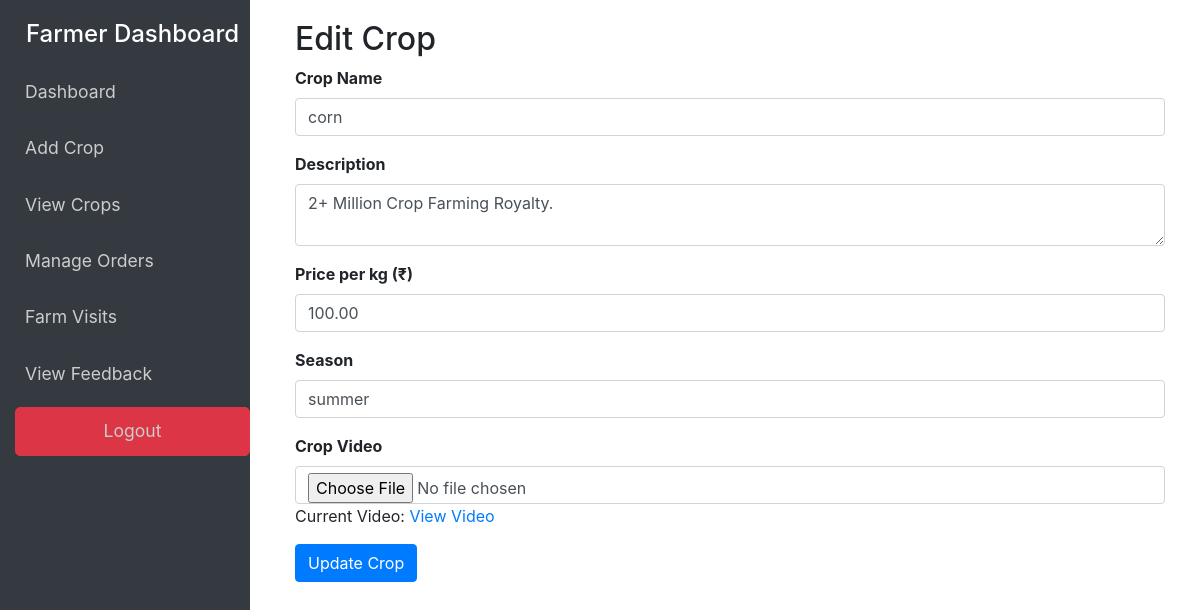
Screenshot of /edit_crop.php?id=1 (signed in) with the database file from the repository.
### tables this page shows
CREATE TABLE `crops` (
  `id` int(11) NOT NULL,
  `farmer_id` int(11) DEFAULT NULL,
  `name` varchar(100) DEFAULT NULL,
  `description` text DEFAULT NULL,
  `image` varchar(255) DEFAULT NULL,
  `season` varchar(50) DEFAULT NULL,
  `price_per_kg` decimal(10,2) DEFAULT NULL,
  `video` varchar(255) DEFAULT NULL,
  `insurance_status` enum('insured','not_insured') DEFAULT NULL,
  `certificate_available` tinyint(1) DEFAULT 0
);

### edit_crop.php (the view, shortened to what this page needs)
<?php
include 'config.php';
if (isset($_GET['id'])) {
    $crop_id = $_GET['id'];
    $stmt = $conn->prepare("SELECT * FROM crops WHERE id = ? AND farmer_id = ?");
    $stmt->execute([$crop_id, $_SESSION['farmer_id']]);
    $crop = $stmt->fetch();
}
?>
<!DOCTYPE html>
<html lang="en">
<head>
    <link href="https://cdn.jsdelivr.net/npm/bootstrap@4.5.2/dist/css/bootstrap.min.css" rel="stylesheet">
</head>
<body>
    <div class="sidebar">
        <h4>Farmer Dashboard</h4>
        <a href="farmer_dashboard.php">Dashboard</a>
        <a href="add_crop.php">Add Crop</a>
        <a href="view_crops.php">View Crops</a>
        <a href="manage_orders.php">Manage Orders</a>
        <a href="farm_visits.php">Farm Visits</a><a href="feedback_view.php">View Feedback</a>
        <a href="logout.php" class="btn btn-danger">Logout</a>
    </div>
    <div class="content">
        <div class="container">
            <h2>Edit Crop</h2>
            <form method="POST" enctype="multipart/form-data">
                <div class="form-group">
                    <label for="name">Crop Name</label>
                    <input type="text" id="name" name="name" class="form-control" value="<?php echo htmlspecialchars($crop['name']); ?>" required>
                </div>
                <div class="form-group">
                    <label for="description">Description</label>
                    <textarea id="description" name="description" class="form-control" required><?php echo htmlspecialchars($crop['description']); ?></textarea>
                </div>
                <div class="form-group">
                    <label for="price_per_kg">Price per kg (₹)</label>
                    <input type="number" id="price_per_kg" name="price_per_kg" class="form-control" value="<?php echo htmlspecialchars($crop['price_per_kg']); ?>" required>
                </div>
                <div class="form-group">
                    <label for="season">Season</label>
                    <input type="text" id="season" name="season" class="form-control" value="<?php echo htmlspecialchars($crop['season']); ?>" required>
                </div>
                <div class="form-group">
                    <label for="video">Crop Video</label>
                    <input type="file" id="video" name="video" class="form-control">
                    <?php if ($crop['video']) : ?>
                        <p>Current Video: <a href="<?php echo $crop['video']; ?>" target="_blank">View Video</a></p>
                    <?php endif; ?>
                </div>
                <button type="submit" class="btn btn-primary">Update Crop</button>
            </form>
        </div>
    </div>
</body>
</html>

### edit_crop.php (style rules this page uses)
.sidebar { position: fixed; top: 0; left: 0; height: 100%; width: 250px; background-color: #343a40; color: white; padding-top: 20px; padding-left: 15px; }
.sidebar h4 { font-size: 1.5rem; text-align: center; color: white; margin-bottom: 20px; }
.sidebar a { display: block; color: #ccc; padding: 10px; text-decoration: none; font-size: 1.1rem; margin-bottom: 10px; border-radius: 5px; transition: background-color 0.3s ease; }
.content { margin-left: 260px; padding: 20px; padding-top: 20px; }
.form-group label { font-weight: bold; }

### rows the page displays
crops: name "corn", description "2+ Million Crop Farming Royalty.", price_per_kg "100.00", season "summer"
